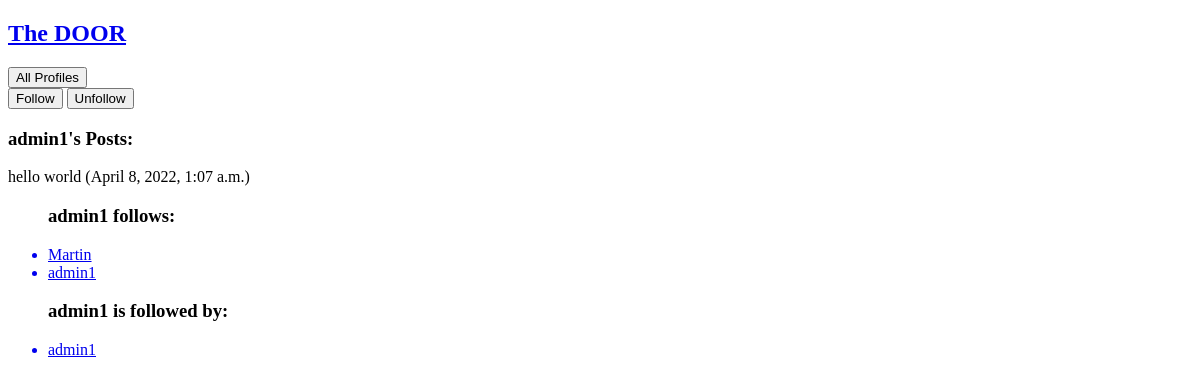
Page /profile/5 (signed in) on the earlier database version.
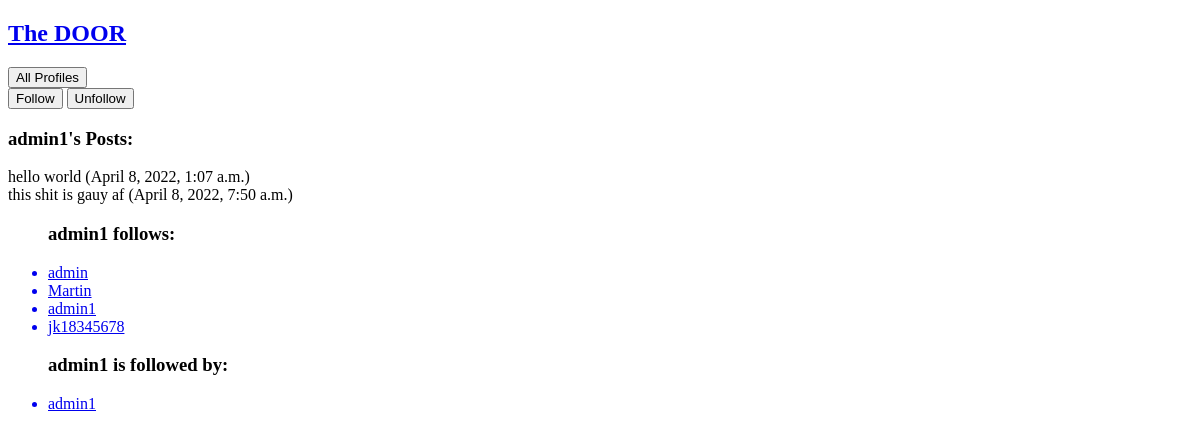
Same page on the later database version.
### TheDoor/models.py (models this page shows, shortened)
class UserPost(models.Model):
    user = models.ForeignKey(
        User, related_name="posts", on_delete=models.DO_NOTHING
    )
    body = models.CharField(max_length=140)
    created_at = models.DateTimeField(auto_now_add=True)

class Profile(models.Model):
    user = models.OneToOneField(User, on_delete=models.CASCADE)
    friends = models.ManyToManyField(
        'self',
        related_name = 'followed_by',
        symmetrical=False,
        blank=True
    )
    def __str__(self) -> str:
        return self.user.username

### TheDoor/views.py (the view, shortened to what this page needs)
# urls.py: path("profile/<int:pk>", profile, name="profile"),
def profile(request, pk):
    profile = Profile.objects.get(pk=pk)
    if not hasattr(request.user, "profile"):
        missing_profile = Profile(user=request.user)
        missing_profile.save()
    return render(request, "TheDoor/profile.html", {"profile": profile})

### TheDoor/templates/TheDoor/profile.html (shortened to what this page needs)
{% extends 'base.html' %}
{% block content%}
<div class="block">
    <a href="{% url 'The Door:profile_list' %}">
        <button>
            All Profiles
        </button>
    </a>
</div>
<form method="post">
    <div class="buttons has-addons">
    {% if profile in user.profile.friends.all %}
        <button class="button is-success is-static">Follow</button>
        <button class="button is-danger" name="follow" value="unfollow">Unfollow</button>
    {% else %}
        <button class="button is-success" name="follow" value="follow">Follow</button>
        <button class="button is-danger is-static">Unfollow</button>
    {% endif %}
    </div>
</form>
<h3>{{profile.user.username}}'s Posts:</h3>
<div class="content">
    {% for tweet in profile.user.posts.all %}
    <div class="box">
        {{ tweet.body }}
        <span class="is-small has-text-grey-light">
            ({{ tweet.created_at }})
        </span>
    </div>
    {% endfor %}
</div>
<ul>
    <h3> {{profile.user.username}} follows:</h3>
    {% for friend in profile.friends.all %}
        <a href="{% url 'The Door:profile' friend.id %}">
            <li>{{ friend }}</li>
        </a>
    {% endfor %}
</ul>
<ul>
    <h3>{{profile.user.username}} is followed by: </h3>
    {% for friend in profile.followed_by.all %}
        <a href="{% url 'The Door:profile' friend.id %}">
            <li>{{ friend }}</li>
        </a>
    {% endfor %}
</ul>
{% endblock content %}

Differences in the rows shown:
added UserPost: body "this shit is gauy af", created_at "April 8, 2022, 7:50 a.m."
now on this page (row unchanged): Profile: user.username "admin", shown under "admin1 follows:"
now on this page (row unchanged): Profile: user.username "jk18345678", shown under "admin1 follows:"
